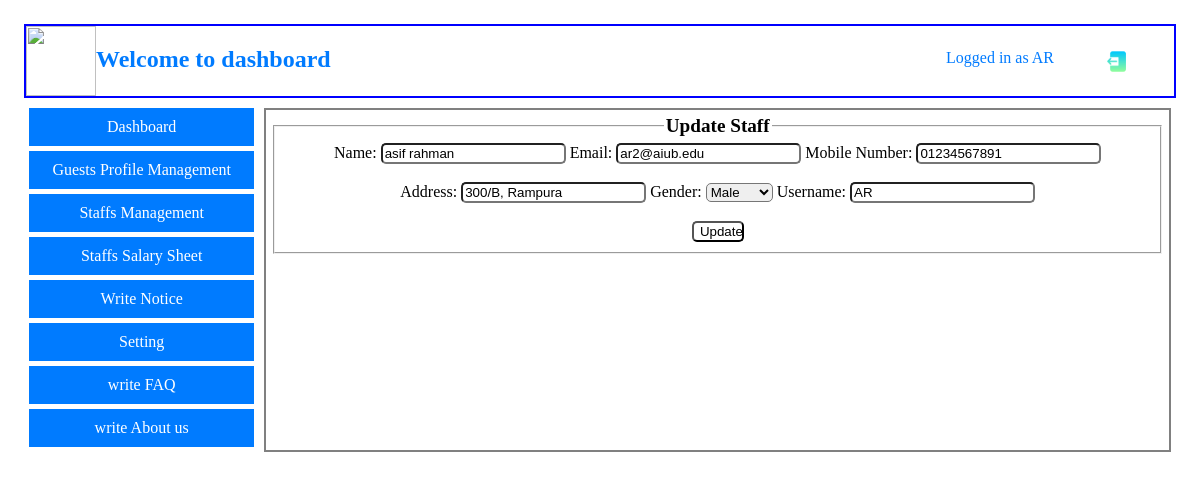
Page /view/staffUpdate.php?username=AR (signed in) on the committed database.
### tables this page shows
CREATE TABLE `staffinfo` (
  `StaffId` varchar(100) NOT NULL,
  `StaffName` varchar(100) NOT NULL,
  `StaffEmail` varchar(100) NOT NULL,
  `StaffNumber` varchar(100) NOT NULL,
  `StaffAddress` varchar(100) NOT NULL,
  `StaffType` varchar(100) NOT NULL,
  `Gender` varchar(100) NOT NULL,
  `StaffUserName` varchar(100) NOT NULL,
  `StaffImg` varchar(250) NOT NULL
);

### model/userModel.php (called while the page is built, shortened)
<?php
    function staffviewprofile($username){
        $con = getConnection();
        $sql = "select * from staffinfo where StaffUserName='{$username}'";
        $result = mysqli_query($con, $sql);
        $users = mysqli_fetch_assoc($result);
        return $users;
    }
?>

### view/staffUpdate.php (the view, shortened to what this page needs)
<?php
    include('../model/userModel.php');
    if(isset($_REQUEST['username'])){
        $username = $_REQUEST['username'];
        $staff = staffviewprofile($username);
    }
?>
<html lang="en">
<head>
    <link rel="stylesheet" href="../assets/css/draft.css">
</head>
<body>
    <?php include('dashboard_menu.php'); ?>
    <section class="container">
        <div class="">
            <?php include('admin_menu.php'); ?>
        </div>
        <div class="info">
            <div>
                <form method="" action="" enctype="">
                    <fieldset align = "center">
                        <legend> Update Staff </legend>
                        <div class="inputbox">
                            <div>
                                Name: <input type="text" id="name" name="name" value="<?=$staff['StaffName']?>" placeholder = "Enter Name" /> <span id="nameError"> </span>
                                Email: <input type="email" id="email" name="email" value="<?=$staff['StaffEmail']?>" placeholder = "Enter Email" /> <span id="emailError"> </span>
                                Mobile Number: <input type="tel" id="number" name="number" value="<?=$staff['StaffNumber']?>" placeholder = "Enter Mobile Number" /> <span id="numberError"> </span>
                            </div> <br>
                            <div>
                                Address: <input type="text" id="address" name="address" value="<?=$staff['StaffAddress']?>" placeholder = "Enter Address" />  <span id="addressError"> </span>
                                Gender:
                                    <select id="gender" name="gender">
                                        <option value="Male"> Male </option>
                                    </select> <span id="genderError"> </span>
                                Username: <input type="text" id="username" name="username" value="<?=$staff['StaffUserName']?>" placeholder = "Enter Username" readonly />
                            </div> <br>
                        </div>
                        <input type="button" name="submit" value="Update" class="btnn" onclick="validStaffUpdate()" /> <br>
                    </fieldset>
                </form>
            </div>
        </div>
    </section>
</body>
</html>

### assets/css/draft.css (style rules this page uses)
body { margin-top: 2%; margin-left: 2%; margin-right: 2%; }
.container { display: grid; grid-template-columns: 20% 80%; gap: 10px; }
.info { background-color: transparent; margin-right: 15px; padding: 5px; border: 2px solid gray; }
.inputbox { display: grid; width: 100%; }
.btnn { background-color: white; border-radius: 5px; width: 6%; }
input { border-radius: 5px; }
select { border-radius: 5px; }

### assets/css/styles.css (style rules this page uses)
body { margin-top: 2%; margin-left: 2%; margin-right: 2%; }

### assets/css/body.css (style rules this page uses)
body { margin: 0; padding: 0; }
legend { font-size: 1.2em; font-weight: bold; }

### rows in the picture
staffinfo: name "asif rahman", email "ar2@aiub.edu", number "01234567891", address "300/B, Rampura", username "AR"

### other values in the picture
$_SESSION['user']['username'] "AR"
